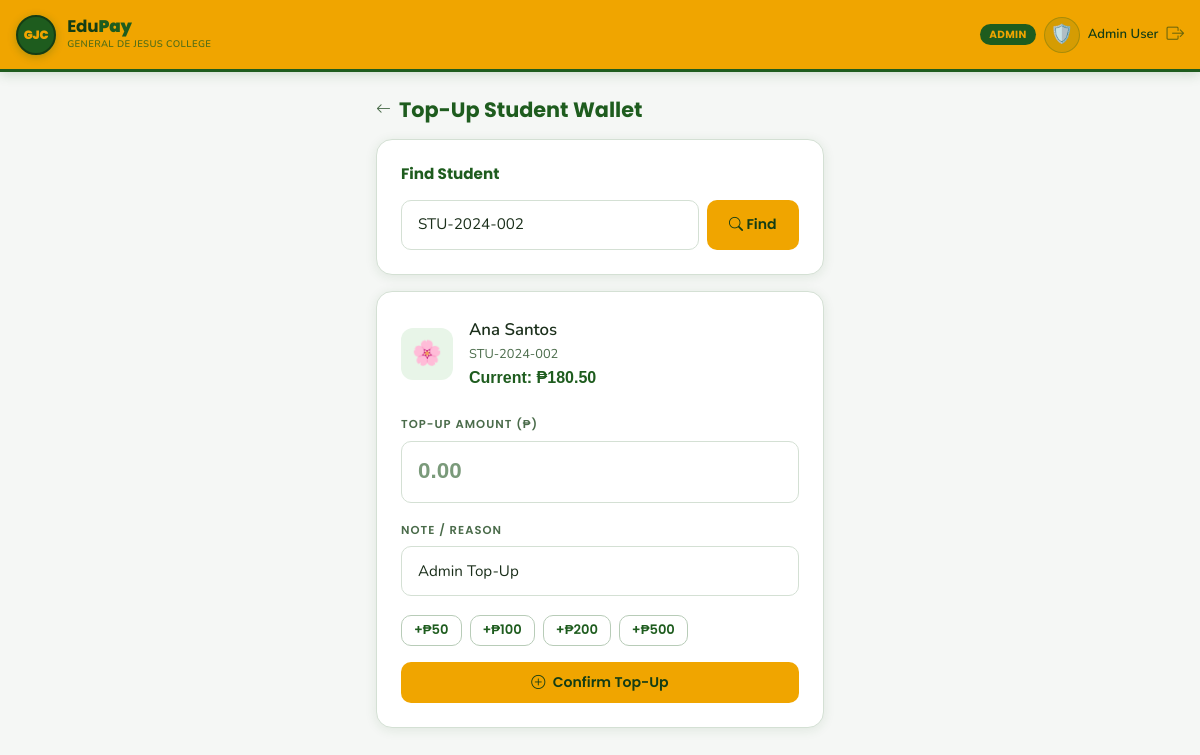
Page /admin/topup.php?student_id=STU-2024-002 (signed in) on the committed database.
### tables this page shows
CREATE TABLE IF NOT EXISTS wallets (
    user_id     INT UNSIGNED PRIMARY KEY,
    balance     DECIMAL(12,2) NOT NULL DEFAULT 0.00,
    updated_at  DATETIME      DEFAULT CURRENT_TIMESTAMP
                              ON UPDATE CURRENT_TIMESTAMP,
    CONSTRAINT fk_wallet_user
        FOREIGN KEY (user_id) REFERENCES users(id) ON DELETE CASCADE
);

CREATE TABLE IF NOT EXISTS users (
    id          INT UNSIGNED AUTO_INCREMENT PRIMARY KEY,
    name        VARCHAR(120)    NOT NULL,
    student_id  VARCHAR(30)     UNIQUE,           
    role        ENUM('student','merchant','admin') NOT NULL DEFAULT 'student',
    email       VARCHAR(150)    UNIQUE,
    password    VARCHAR(255)    NOT NULL,
    avatar      VARCHAR(10)     DEFAULT NULL,     
    created_at  DATETIME        DEFAULT CURRENT_TIMESTAMP,
    INDEX idx_student_id (student_id),
    INDEX idx_role       (role)
);

### includes/config.php (called while the page is built, shortened)
<?php
function money(float $amount): string {
    return APP_CURRENCY . number_format($amount, 2);
}

### admin/topup.php (the view, shortened to what this page needs)
<?php
require_once __DIR__ . '/../includes/config.php';
$db = getDB();
$student = null;
if (!empty($_GET['student_id'])) {
    $sid = trim($_GET['student_id']);
    $stmt = $db->prepare("
        SELECT u.*, w.balance
        FROM users u
        JOIN wallets w ON w.user_id = u.id
        WHERE u.student_id = ? AND u.role = 'student'
        LIMIT 1
    ");
    $stmt->execute([$sid]);
    $student = $stmt->fetch();
}
include __DIR__ . '/../includes/header.php';
?>
<div class="ep-page">
  <div class="d-flex align-items-center gap-2 mb-3">
    <a href="<?= BASE_PATH ?>/admin/dashboard.php" style="color:var(--ep-muted);text-decoration:none;">
      <i class="bi bi-arrow-left"></i>
    </a>
    <h1 class="ep-heading mb-0" style="font-size:1.3rem;">Top-Up Student Wallet</h1>
  </div>
  <div class="ep-card mb-3">
    <h2 class="ep-heading mb-3" style="font-size:.95rem;">Find Student</h2>
    <form method="GET">
      <div class="d-flex gap-2">
        <input type="text" name="student_id" class="ep-input"
               placeholder="Student ID (e.g. STU-2024-001)"
               value="<?= htmlspecialchars($_GET['student_id'] ?? '') ?>">
        <button type="submit" class="btn-ep btn-ep-primary" style="white-space:nowrap;">
          <i class="bi bi-search"></i> Find
        </button>
      </div>
    </form>
  </div>
  <?php if ($student): ?>
  <div class="ep-card mb-3">
    <div class="d-flex align-items-center gap-3 mb-4">
      <div class="ep-txn-icon credit" style="width:52px;height:52px;font-size:1.5rem;">
        <?= $student['avatar'] ?? '🎓' ?>
      </div>
      <div>
        <div style="font-weight:600;font-size:1.05rem;"><?= htmlspecialchars($student['name']) ?></div>
        <div style="font-size:.8rem;color:var(--ep-muted);"><?= $student['student_id'] ?></div>
        <div style="font-family:'Syne',sans-serif;font-size:1rem;font-weight:700;color:var(--gjc-green);">
          Current: <?= money((float)$student['balance']) ?>
        </div>
      </div>
    </div>
    <form method="POST">
      <div class="ep-form-group">
        <label class="ep-label">Top-Up Amount (₱)</label>
        <input type="number" name="amount" class="ep-input"
               placeholder="0.00"
               step="0.01" min="1" max="10000"
               required autofocus
               style="font-size:1.4rem;font-family:'Syne',sans-serif;font-weight:700;">
      </div>
      <div class="ep-form-group">
        <label class="ep-label">Note / Reason</label>
        <input type="text" name="note" class="ep-input"
               placeholder="Admin Top-Up"
               maxlength="100"
               value="Admin Top-Up">
      </div>
      <div class="d-flex flex-wrap gap-2 mb-3">
        <?php foreach ([50, 100, 200, 500] as $quick): ?>
          <button type="button" class="btn-ep btn-ep-outline"
                  style="padding:.35rem .75rem;font-size:.82rem;"
                  onclick="document.querySelector('[name=amount]').value='<?= $quick ?>'">
            +₱<?= $quick ?>
          </button>
        <?php endforeach; ?>
      </div>
      <button type="submit" class="btn-ep btn-ep-primary w-100">
        <i class="bi bi-plus-circle me-1"></i> Confirm Top-Up
      </button>
    </form>
  </div>
  <?php endif; ?>
</div>
<?php include __DIR__ . '/../includes/footer.php'; ?>

### assets/css/app.css (style rules this page uses)
:root { --gjc-yellow: #f0a500; --gjc-yellow-lt: #f5bc30; --gjc-yellow-pale: #fef9e7; --gjc-yellow-bg: #fffbf0; --gjc-green: #1e5c1e; --gjc-green-dark: #143d14; --gjc-green-xdark: #0d280d; --gjc-green-mid: #2d6a2d; --gjc-green-light: #3a7d3a; --gjc-green-pale: #e8f5e8; --ep-bg: #f5f7f5; --ep-surface: #ffffff; --ep-surface2: #f0f5f0; --ep-border: #d4e0d4; --ep-border2: #b8ccb8; --ep-text: #1a2e1a; --ep-muted: #4a6b4a; --ep-subtle: #7a9a7a; --ep-success: #16a34a; --ep-danger: #dc2626; --ep-warning: #d97706; --ep-info: #2563eb; --ep-radius: 16px; --ep-radius-sm: 10px; --ep-shadow: 0 2px 12px rgba(30,92,30,.10); --ep-shadow-md: 0 4px 24px rgba(30,92,30,.15); --ep-shadow-lg: 0 8px 48px rgba(30,92,30,.20); }
*, *::before, *::after { box-sizing: border-box; }
body { background: var(--ep-bg); color: var(--ep-text); font-family: 'Nunito', sans-serif; font-size: 15px; line-height: 1.65; min-height: 100vh; -webkit-font-smoothing: antialiased; }
h1,h2,h3,h4,h5,h6,.ep-heading { font-family: 'Poppins', sans-serif; font-weight: 700; color: var(--gjc-green); line-height: 1.3; }
.ep-page { max-width: 480px; margin: 0 auto; padding: 1.5rem 1rem 5rem; }
.ep-card { background: var(--ep-surface); border: 1px solid var(--ep-border); border-radius: var(--ep-radius); padding: 1.5rem; box-shadow: var(--ep-shadow); transition: box-shadow .2s; }
.ep-card + .ep-card { margin-top: 1rem; }
.btn-ep { font-family: 'Poppins', sans-serif; font-weight: 600; border-radius: var(--ep-radius-sm); padding: .65rem 1.4rem; font-size: .88rem; border: none; transition: all .18s ease; cursor: pointer; display: inline-block; text-align: center; text-decoration: none; line-height: 1.4; }
.btn-ep-primary { background: var(--gjc-yellow); color: var(--gjc-green-dark); }
.btn-ep-outline { background: transparent; border: 1.5px solid var(--ep-border2); color: var(--gjc-green); }
.ep-input { background: var(--ep-surface); border: 1.5px solid var(--ep-border); border-radius: var(--ep-radius-sm); color: var(--ep-text); padding: .72rem 1rem; width: 100%; font-family: 'Nunito', sans-serif; font-size: .95rem; transition: border-color .18s, box-shadow .18s; outline: none; }
.ep-input::placeholder { color: var(--ep-subtle); }
.ep-label { display: block; font-family: 'Poppins', sans-serif; font-size: .72rem; font-weight: 600; text-transform: uppercase; letter-spacing: .09em; color: var(--ep-muted); margin-bottom: .4rem; }
.ep-form-group { margin-bottom: 1.15rem; }
.ep-txn-icon { width: 42px; height: 42px; border-radius: 12px; display: grid; place-items: center; font-size: 1.1rem; flex-shrink: 0; }
.ep-txn-icon.credit { background: var(--gjc-green-pale); }

### rows in the picture
wallets: user_id.avatar "🌸", user_id.name "Ana Santos", user_id.student_id "STU-2024-002", balance "₱180.50"

### other values in the picture
$roleName "ADMIN"
$_SESSION['avatar'] "🛡️"
$_SESSION['name'] "Admin User"
$quick "50"
$quick "100"
$quick "200"
$quick "500"
